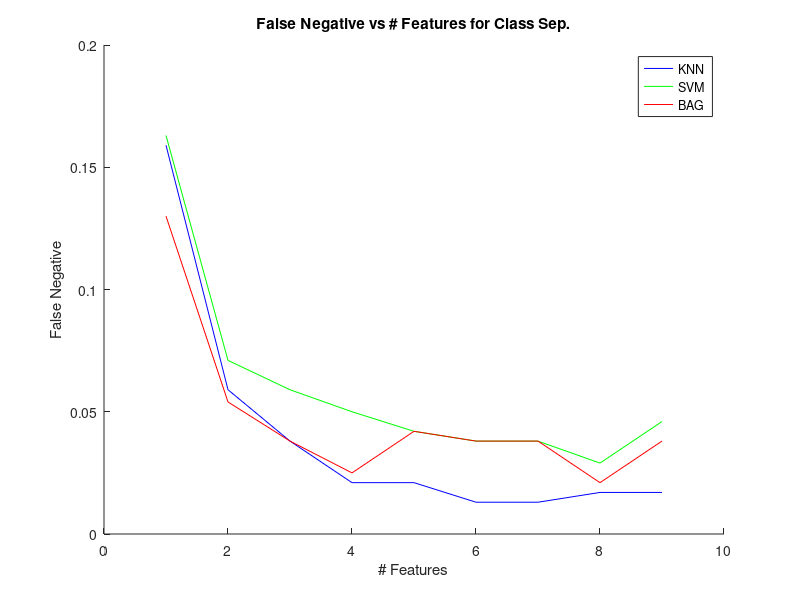

Recreate this plot in MATLAB.
function plotclasssepfalseneg()
title('False Negative vs # Features for Class Sep.');
ylabel('False Negative');
xlabel('# Features');
knnX = [1,2,3,4,5,6,7,8,9];
knnY = [.159,.059,.038,.021,.021,.013,.013, .017, .017];
line(knnX,knnY,'Color','b'); hold on;
svmX = [1,2,3,4,5,6,7,8,9];
svmY = [.163,.071,.059,.050,.042,.038,.038, .029, .046];
line(svmX,svmY,'Color','g'); hold on;
bagX = [1,2,3,4,5,6,7,8,9];
bagY = [.13,.054,.038,.025,.042,.038,.038, .021, .038];
line(bagX,bagY,'Color','r'); hold on;
legend('KNN', 'SVM', 'BAG');